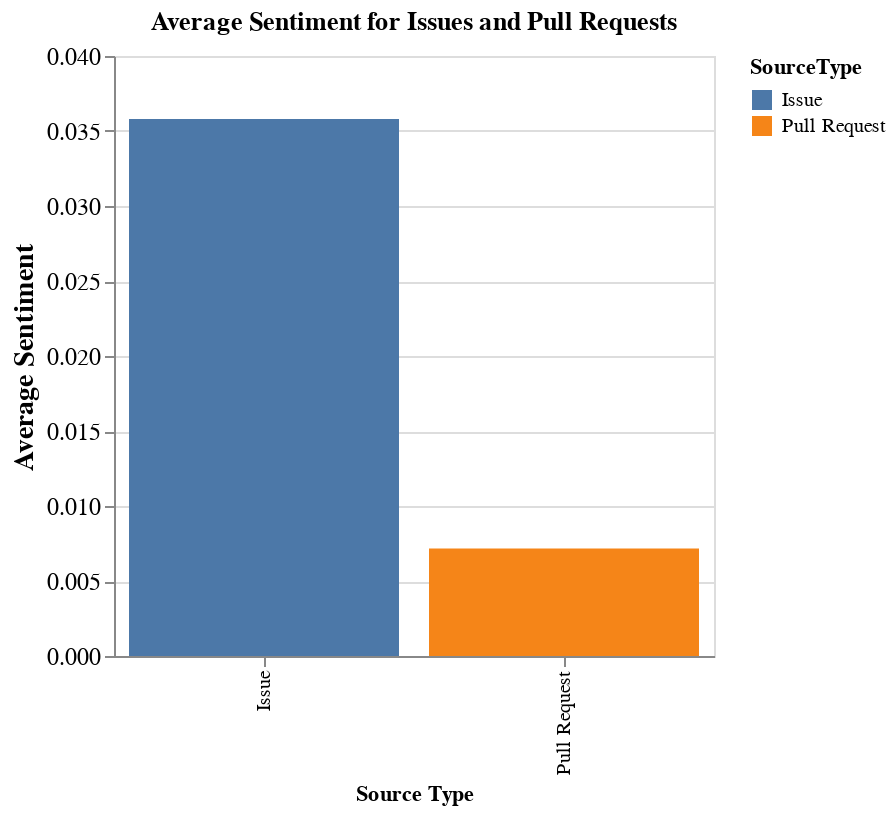

Write notebook code for a chart like this one.
### Markdown cell above
### Section 6: Expanding Data for all Prompts

### Code cell
df_pr = pd.read_json("20230727_195927_pr_sharings.json")
df_issues = pd.read_json("20230727_195941_issue_sharings.json")
df_pr = pd.json_normalize(df_pr['Sources'])
df_issues = pd.json_normalize(df_issues['Sources'])
df_pr['SourceType'] = 'Pull Request'
df_issues['SourceType'] = 'Issue'
df_combined = pd.concat([df_pr, df_issues], ignore_index=True)

def extract_prompts_and_calculate_sentiment(chatgpt_sharing):
    try:
        if isinstance(chatgpt_sharing, str):
            chatgpt_sharing = json.loads(chatgpt_sharing)

        if isinstance(chatgpt_sharing, list) and len(chatgpt_sharing) > 0:
            chatgpt_sharing = chatgpt_sharing[0]

        # Extract conversations (all prompts)
        conversations = chatgpt_sharing.get('Conversations', [])
        prompts = [convo.get('Prompt', '').strip() for convo in conversations if convo.get('Prompt')]

        # Calculate sentiment for each prompt
        sentiment_scores = [TextBlob(prompt).sentiment.polarity for prompt in prompts]
        return sentiment_scores
    except Exception as e:
        return []

# Calculate sentiment for each row (prompts will be processed and averaged)
df_combined['All_Prompt_Sentiment_Scores'] = df_combined['ChatgptSharing'].apply(extract_prompts_and_calculate_sentiment)

# Calculate the average sentiment score for each row
df_combined['Average_Sentiment'] = df_combined['All_Prompt_Sentiment_Scores'].apply(lambda x: sum(x) / len(x) if len(x) > 0 else None)

# Display the updated dataframe
print(df_combined[['SourceType', 'Average_Sentiment']].head())

# Now let's plot the averages
df_averages = df_combined.groupby('SourceType')['Average_Sentiment'].mean().reset_index()

# Create a bar plot of the average sentiment for Issues and PRs
chart = alt.Chart(df_averages).mark_bar().encode(
    alt.X('SourceType:N', title='Source Type'),
    alt.Y('Average_Sentiment:Q', title='Average Sentiment', axis=alt.Axis(titleFontSize=14, labelFontSize=12)),
    color='SourceType:N',  # Different colors for Issues and PRs
    tooltip=['SourceType:N', 'Average_Sentiment:Q']
).properties(
    title='Average Sentiment for Issues and Pull Requests',
    width=300
)

# Display the chart
chart.show()

### Figure 1 — Vega-Lite specification as saved in the notebook (floating-point values rounded to 4 significant figures)
{"config": {"view": {"continuousWidth": 300, "continuousHeight": 300}}, "data": {"name": "data-6bb78f30debec5fba62ba20a984a39b4"}, "mark": {"type": "bar"}, "encoding": {"color": {"field": "SourceType", "type": "nominal"}, "tooltip": [{"field": "SourceType", "type": "nominal"}, {"field": "Average_Sentiment", "type": "quantitative"}], "x": {"field": "SourceType", "title": "Source Type", "type": "nominal"}, "y": {"axis": {"labelFontSize": 12, "titleFontSize": 14}, "field": "Average_Sentiment", "title": "Average Sentiment", "type": "quantitative"}}, "title": "Average Sentiment for Issues and Pull Requests", "width": 300, "$schema": "https://vega.github.io/schema/vega-lite/v5.20.1.json", "datasets": {"data-6bb78f30debec5fba62ba20a984a39b4": [{"SourceType": "Issue", "Average_Sentiment": 0.0358}, {"SourceType": "Pull Request", "Average_Sentiment": 0.007174}]}}
